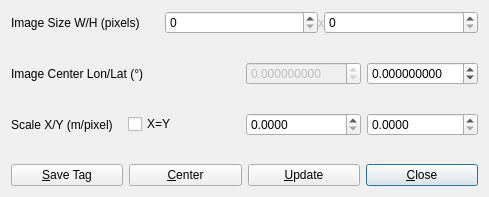
<?xml version="1.0" encoding="UTF-8"?>
<ui version="4.0">
 <class>MapAreaDialog</class>
 <widget class="QWidget" name="MapAreaDialog">
  <property name="geometry">
   <rect>
    <x>0</x>
    <y>0</y>
    <width>489</width>
    <height>197</height>
   </rect>
  </property>
  <property name="windowTitle">
   <string>Map Image</string>
  </property>
  <property name="toolTip">
   <string/>
  </property>
  <layout class="QVBoxLayout" name="verticalLayout">
   <item>
    <widget class="QWidget" name="Panel1" native="true">
     <property name="enabled">
      <bool>true</bool>
     </property>
     <property name="sizePolicy">
      <sizepolicy hsizetype="Preferred" vsizetype="Fixed">
       <horstretch>0</horstretch>
       <verstretch>0</verstretch>
      </sizepolicy>
     </property>
     <property name="toolTip">
      <string/>
     </property>
     <property name="text" stdset="0">
      <string/>
     </property>
     <layout class="QHBoxLayout" name="horizontalLayout">
      <property name="spacing">
       <number>0</number>
      </property>
      <property name="leftMargin">
       <number>0</number>
      </property>
      <property name="topMargin">
       <number>0</number>
      </property>
      <property name="rightMargin">
       <number>0</number>
      </property>
      <property name="bottomMargin">
       <number>0</number>
      </property>
      <item>
       <widget class="QLabel" name="Label1">
        <property name="toolTip">
         <string/>
        </property>
        <property name="text">
         <string>Image Size W/H (pixels)</string>
        </property>
       </widget>
      </item>
      <item>
       <widget class="QSpinBox" name="sBMapSize1"/>
      </item>
      <item>
       <widget class="QLabel" name="Label2">
        <property name="enabled">
         <bool>false</bool>
        </property>
        <property name="sizePolicy">
         <sizepolicy hsizetype="Maximum" vsizetype="Preferred">
          <horstretch>0</horstretch>
          <verstretch>0</verstretch>
         </sizepolicy>
        </property>
        <property name="toolTip">
         <string/>
        </property>
        <property name="text">
         <string>x</string>
        </property>
       </widget>
      </item>
      <item>
       <widget class="QSpinBox" name="sBMapSize2"/>
      </item>
     </layout>
    </widget>
   </item>
   <item>
    <widget class="QWidget" name="Panel2" native="true">
     <property name="enabled">
      <bool>true</bool>
     </property>
     <property name="toolTip">
      <string/>
     </property>
     <property name="text" stdset="0">
      <string/>
     </property>
     <layout class="QGridLayout" name="gridLayout">
      <property name="leftMargin">
       <number>0</number>
      </property>
      <property name="topMargin">
       <number>0</number>
      </property>
      <property name="rightMargin">
       <number>0</number>
      </property>
      <property name="bottomMargin">
       <number>0</number>
      </property>
      <property name="spacing">
       <number>6</number>
      </property>
      <item row="1" column="0" colspan="2">
       <widget class="QLabel" name="Label5">
        <property name="toolTip">
         <string/>
        </property>
        <property name="text">
         <string>Image Center Lon/Lat (°)</string>
        </property>
       </widget>
      </item>
      <item row="1" column="2">
       <widget class="QDoubleSpinBox" name="sBLongitude">
        <property name="enabled">
         <bool>false</bool>
        </property>
        <property name="toolTip">
         <string/>
        </property>
        <property name="decimals">
         <number>9</number>
        </property>
        <property name="minimum">
         <double>-180.000000000000000</double>
        </property>
        <property name="maximum">
         <double>180.000000000000000</double>
        </property>
        <property name="singleStep">
         <double>0.000001000000000</double>
        </property>
       </widget>
      </item>
      <item row="1" column="3">
       <widget class="QDoubleSpinBox" name="sBLatitude">
        <property name="toolTip">
         <string/>
        </property>
        <property name="decimals">
         <number>9</number>
        </property>
        <property name="minimum">
         <double>-90.000000000000000</double>
        </property>
        <property name="maximum">
         <double>90.000000000000000</double>
        </property>
        <property name="singleStep">
         <double>0.000001000000000</double>
        </property>
       </widget>
      </item>
      <item row="2" column="0">
       <widget class="QLabel" name="Label6">
        <property name="toolTip">
         <string/>
        </property>
        <property name="text">
         <string>Scale X/Y (m/pixel)</string>
        </property>
       </widget>
      </item>
      <item row="2" column="1">
       <widget class="QCheckBox" name="cBScaleEqual">
        <property name="toolTip">
         <string/>
        </property>
        <property name="text">
         <string>X=Y</string>
        </property>
       </widget>
      </item>
      <item row="2" column="2">
       <widget class="QDoubleSpinBox" name="sBScaleX">
        <property name="toolTip">
         <string/>
        </property>
        <property name="decimals">
         <number>4</number>
        </property>
        <property name="maximum">
         <double>1.000000000000000</double>
        </property>
        <property name="singleStep">
         <double>0.000100000000000</double>
        </property>
       </widget>
      </item>
      <item row="2" column="3">
       <widget class="QDoubleSpinBox" name="sBScaleY">
        <property name="toolTip">
         <string/>
        </property>
        <property name="decimals">
         <number>4</number>
        </property>
        <property name="maximum">
         <double>8.000000000000000</double>
        </property>
        <property name="singleStep">
         <double>0.000100000000000</double>
        </property>
       </widget>
      </item>
     </layout>
    </widget>
   </item>
   <item>
    <widget class="QWidget" name="widget" native="true">
     <property name="sizePolicy">
      <sizepolicy hsizetype="Preferred" vsizetype="Fixed">
       <horstretch>0</horstretch>
       <verstretch>0</verstretch>
      </sizepolicy>
     </property>
     <layout class="QHBoxLayout" name="horizontalLayout_2">
      <property name="leftMargin">
       <number>0</number>
      </property>
      <property name="topMargin">
       <number>0</number>
      </property>
      <property name="rightMargin">
       <number>0</number>
      </property>
      <property name="bottomMargin">
       <number>0</number>
      </property>
      <item>
       <widget class="QPushButton" name="btnSave">
        <property name="toolTip">
         <string/>
        </property>
        <property name="text">
         <string>&amp;Save Tag</string>
        </property>
       </widget>
      </item>
      <item>
       <widget class="QPushButton" name="btnCenter">
        <property name="toolTip">
         <string/>
        </property>
        <property name="text">
         <string>&amp;Center</string>
        </property>
       </widget>
      </item>
      <item>
       <widget class="QPushButton" name="btnUpdate">
        <property name="toolTip">
         <string/>
        </property>
        <property name="text">
         <string>&amp;Update</string>
        </property>
       </widget>
      </item>
      <item>
       <widget class="QPushButton" name="btnClose">
        <property name="toolTip">
         <string/>
        </property>
        <property name="text">
         <string>&amp;Close</string>
        </property>
        <property name="autoDefault">
         <bool>true</bool>
        </property>
        <property name="default">
         <bool>true</bool>
        </property>
       </widget>
      </item>
     </layout>
    </widget>
   </item>
  </layout>
 </widget>
 <resources/>
 <connections/>
</ui>
